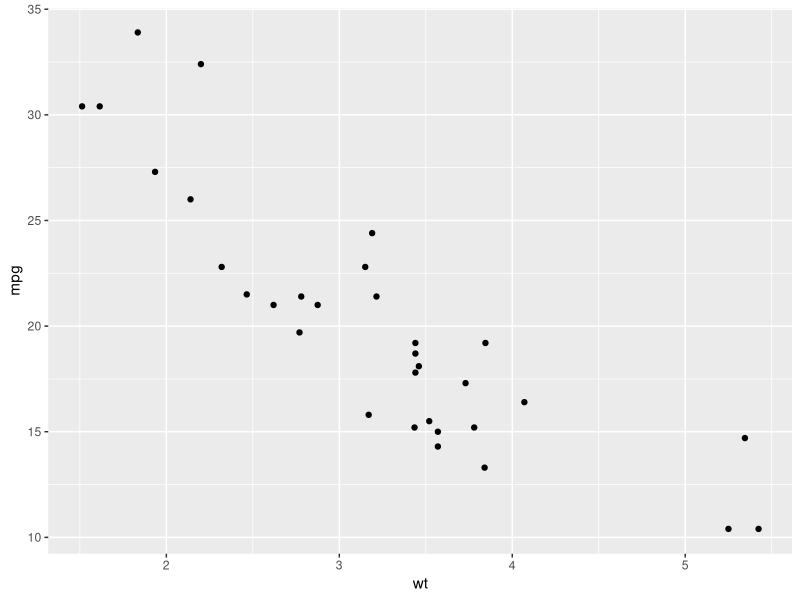
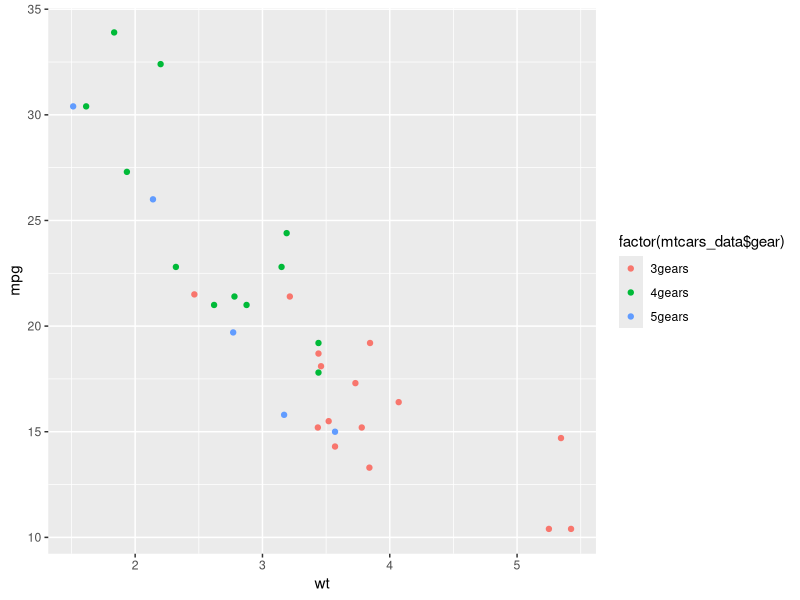
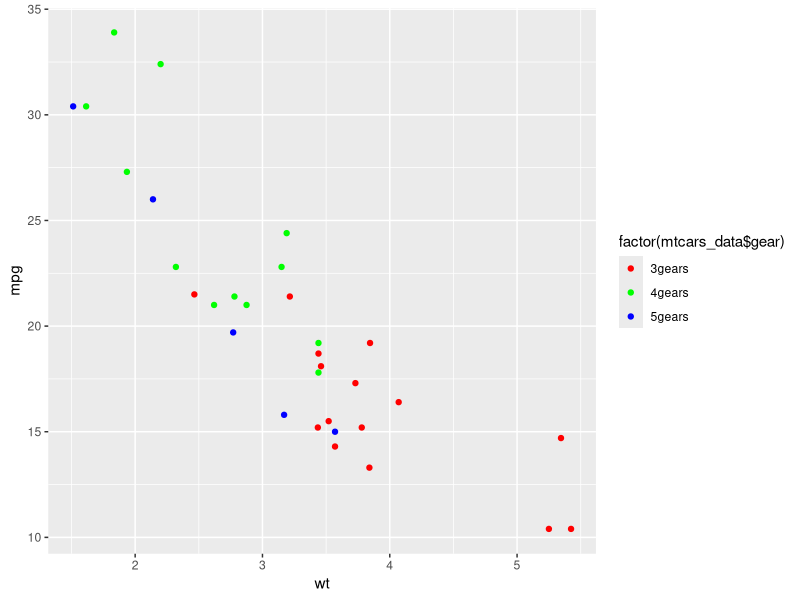
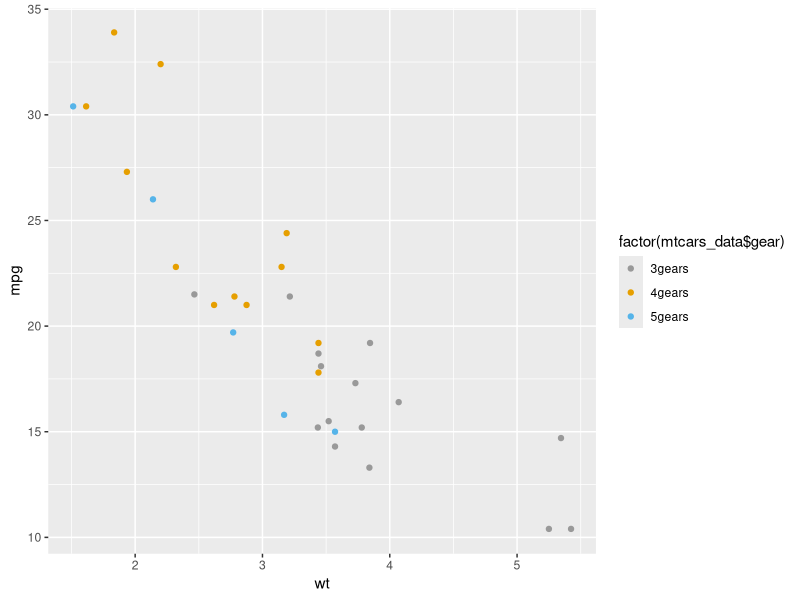
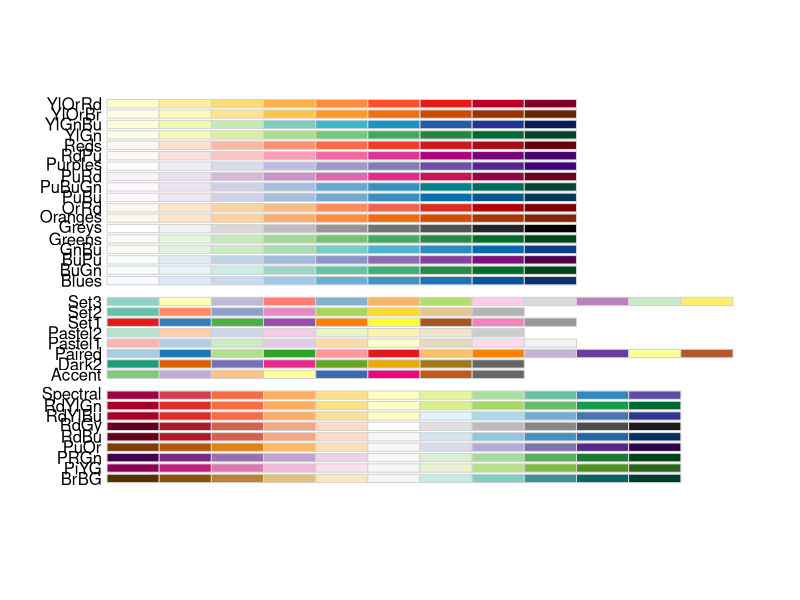
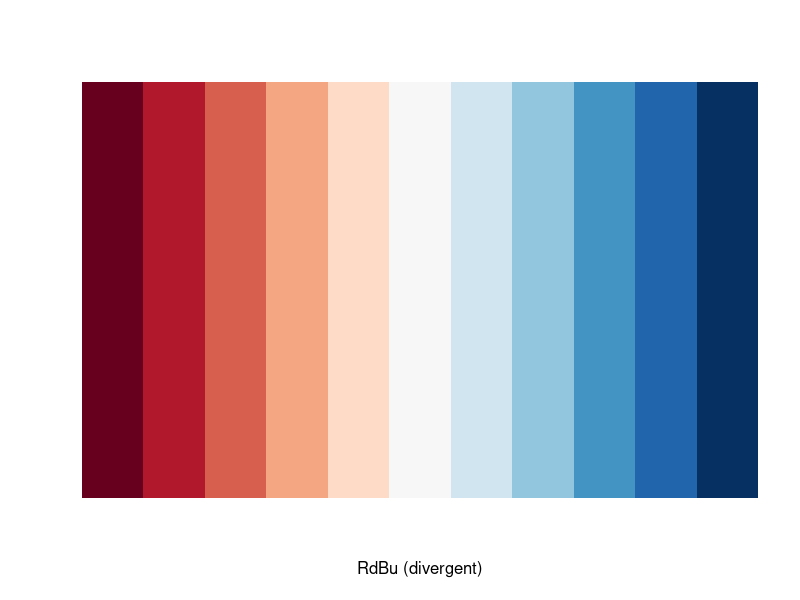
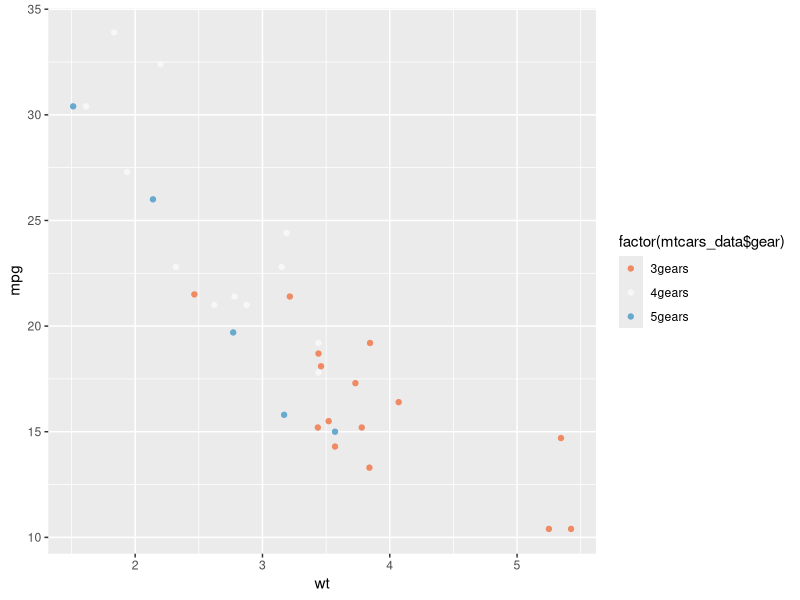
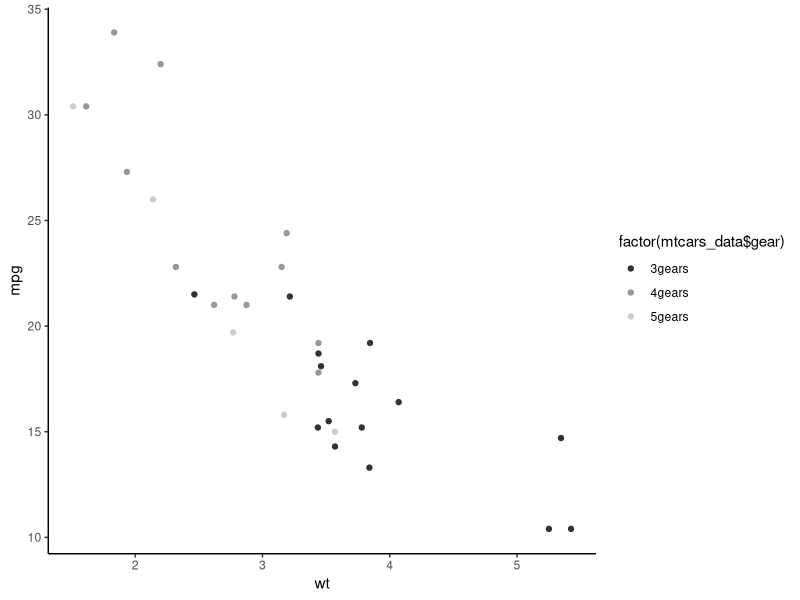

Source code (R) for these figures, in order:
install.packages("ggpubr")
library(ggplot2)
library(tidyverse)
library("ggpubr")
attach(mtcars)
mtcars_data <- mtcars
mtcars_data$gear<-factor(mtcars_data$gear,levels=c(3,4,5),
                         labels=c("3gears","4gears","5gears")) #convert to factor
view(mtcars_data)

p <- ggplot(data = mtcars_data, aes(x = wt, mpg))
p+geom_point()
sp <- p + geom_point(aes(color = factor(mtcars_data$gear)))
sp
#for seq data,use seq color palette
#for diverging data,use div palette
#for cat data,qualitative palette

#change color manually
sp + scale_color_manual(values=c("red", "green", "blue"))
sp + scale_color_manual(values=c("#999999", "#E69F00", "#56B4E9"))
#Using RColorBrewer palettes
install.packages("RColorBrewer")
library("RColorBrewer")
display.brewer.all()
#There are 3 types of palettes : sequential, diverging, and qualitative.
#Sequential palettes are suited to ordered data that progress from low to 
#high (gradient). The palettes names are : Blues, BuGn, BuPu, GnBu, Greens, 
#Greys, Oranges, OrRd, PuBu, PuBuGn, PuRd, Purples, RdPu, Reds, YlGn, YlGnBu 
#YlOrBr, YlOrRd.
#Diverging palettes put equal emphasis on mid-range critical values and 
#extremes at both ends of the data range. The diverging palettes are : 
#BrBG, PiYG, PRGn, PuOr, RdBu, RdGy, RdYlBu, RdYlGn, Spectral
#Qualitative palettes are best suited to representing nominal or categorical 
#data. They not imply magnitude differences between groups. The palettes names 
#are : Accent, Dark2, Paired, Pastel1, Pastel2, Set1, Set2, Set3

# View a single RColorBrewer palette by specifying its name
display.brewer.pal(n = 11, name = 'RdBu')
sp + scale_color_brewer(palette="RdBu")


#color_gradient for continuous data
#Use gray colors
sp + scale_color_grey() + theme_classic()
#Gradient colors for scatter plots
sp2<-ggplot(mtcars, aes(x=wt, y=mpg, color=qsec)) + geom_point()
sp2
sp2+scale_color_gradient(low="blue", high="red") # Sequential color scheme




# Diverging color scheme
mid<-mean(mtcars$qsec)
sp2+scale_color_gradient2(midpoint=mid, low="blue", mid="white",
                          high="red", space ="Lab" )
?scale_color_gradient2
# Gradient between n colors
sp2+scale_color_gradientn(colours = rainbow(5))
# Use rainbow colors
barplot(1:5, col=rainbow(5))
# Use heat.colors
barplot(1:5, col=heat.colors(5))
# Use terrain.colors
barplot(1:5, col=terrain.colors(5))
# Use topo.colors
barplot(1:5, col=topo.colors(5))
# Use cm.colors
barplot(1:5, col=cm.colors(5))

